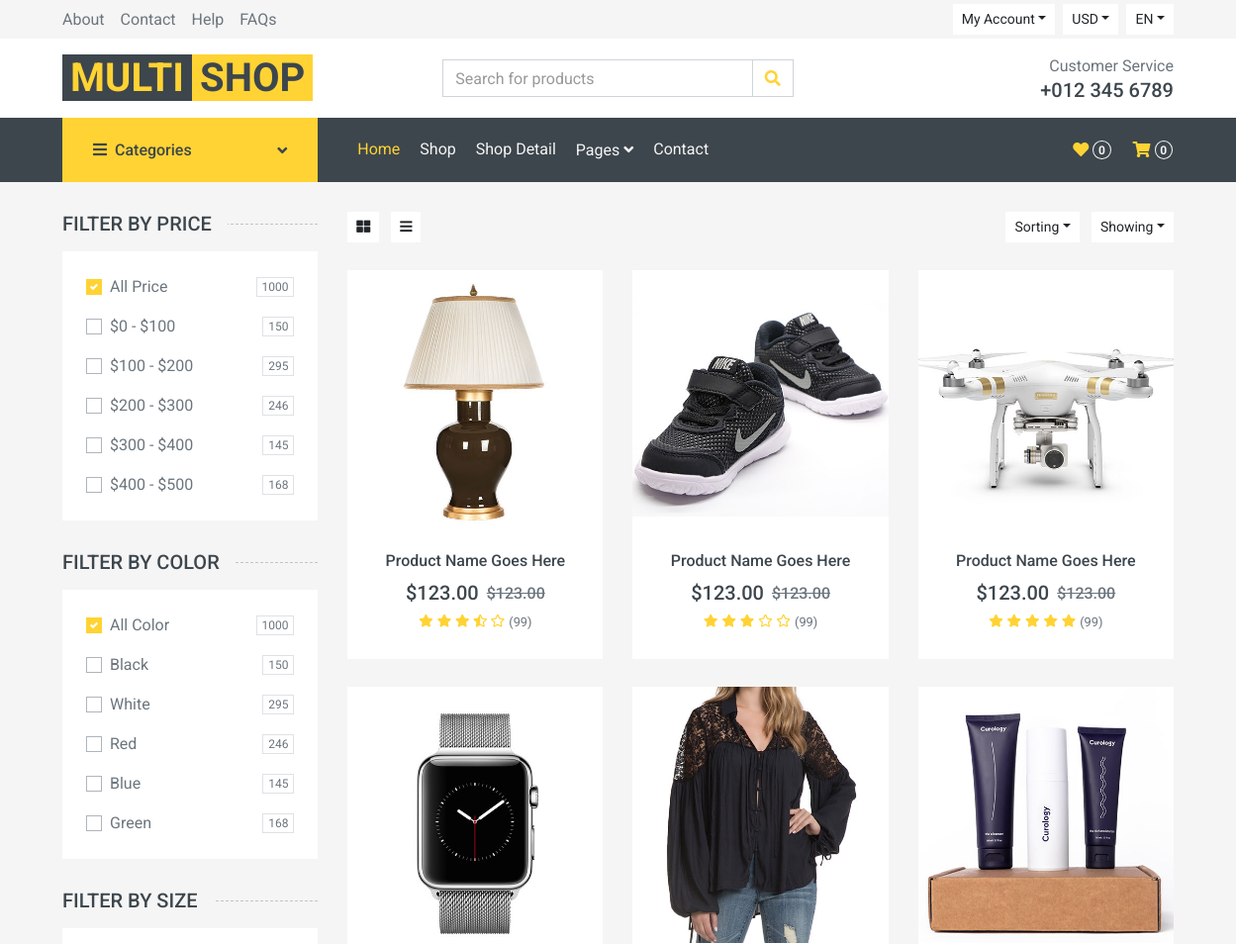
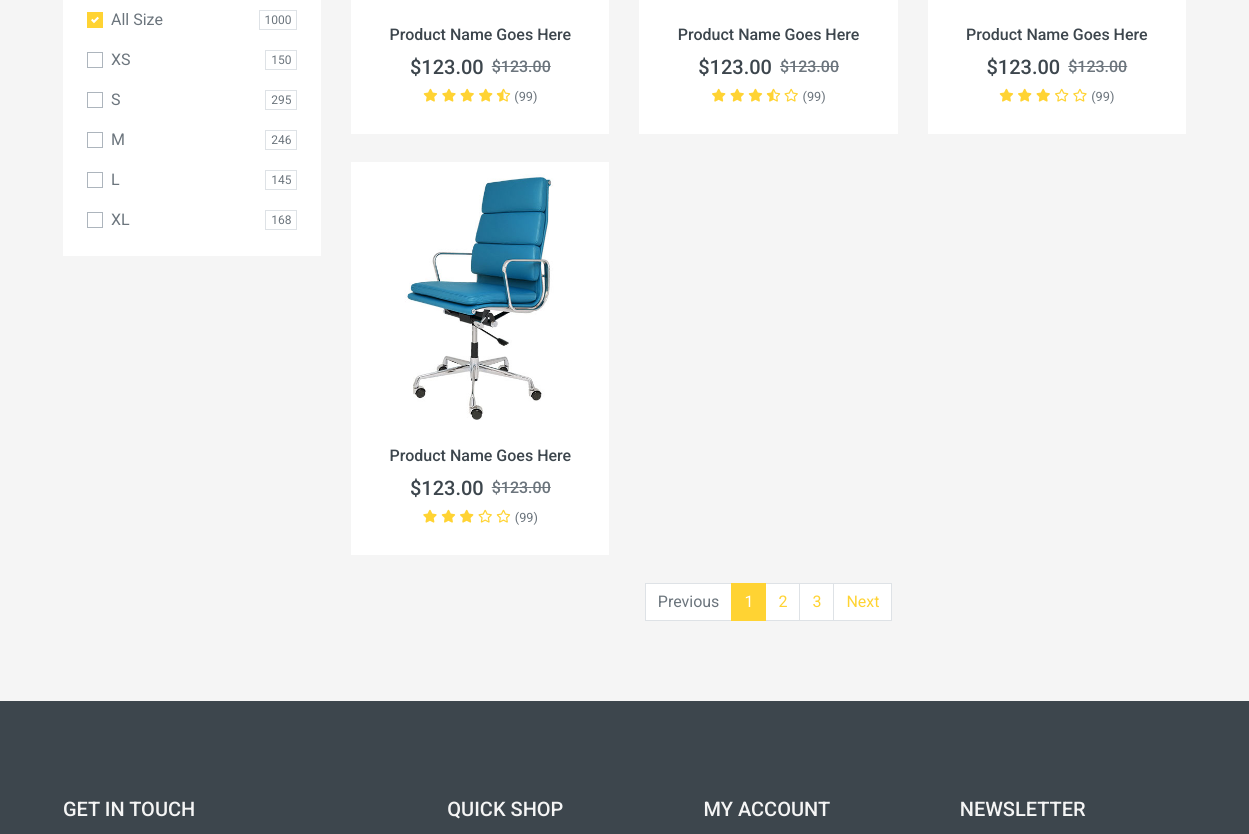
The app's page /shop/ (upper part), older data (2 pictures, top to bottom).
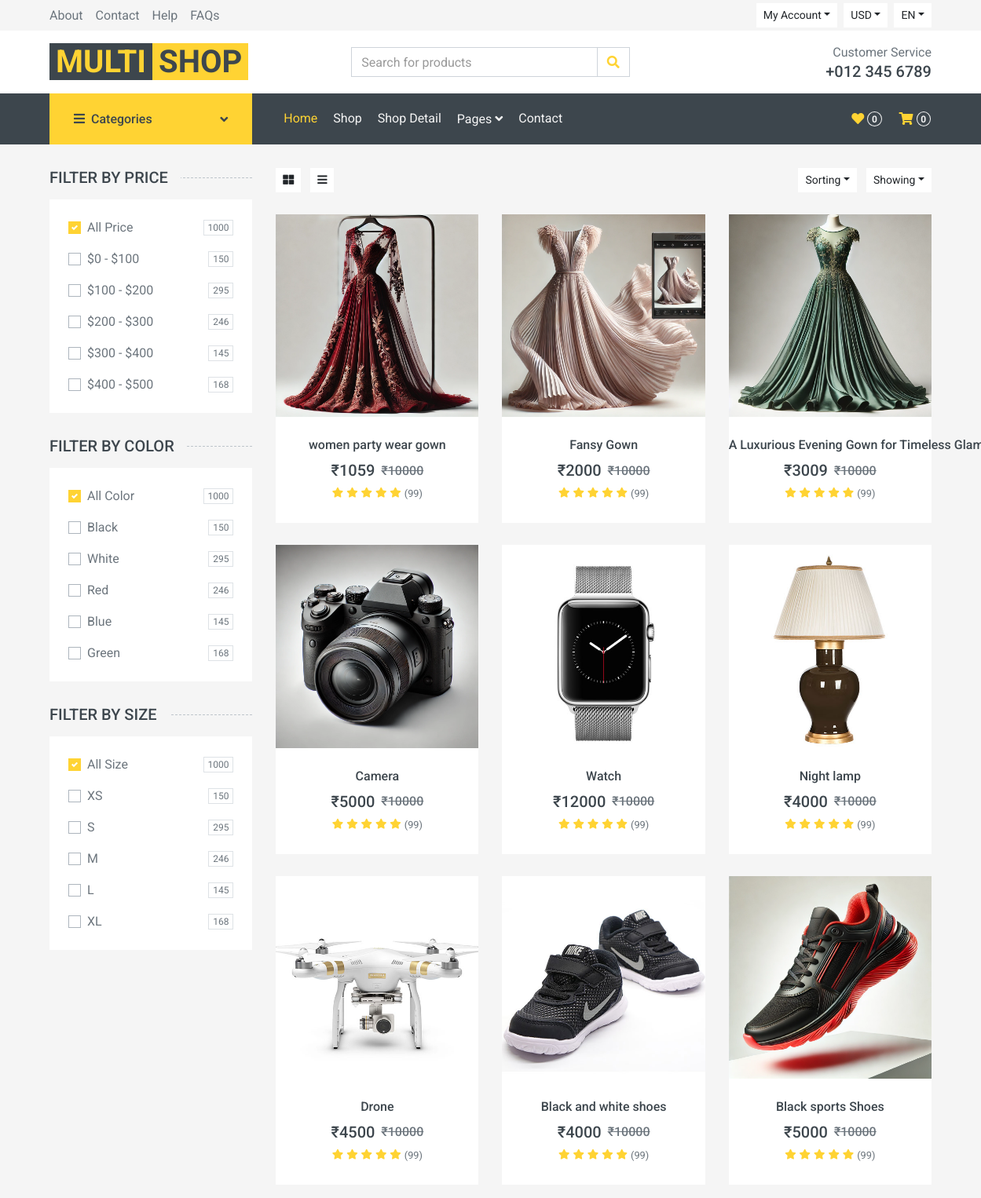
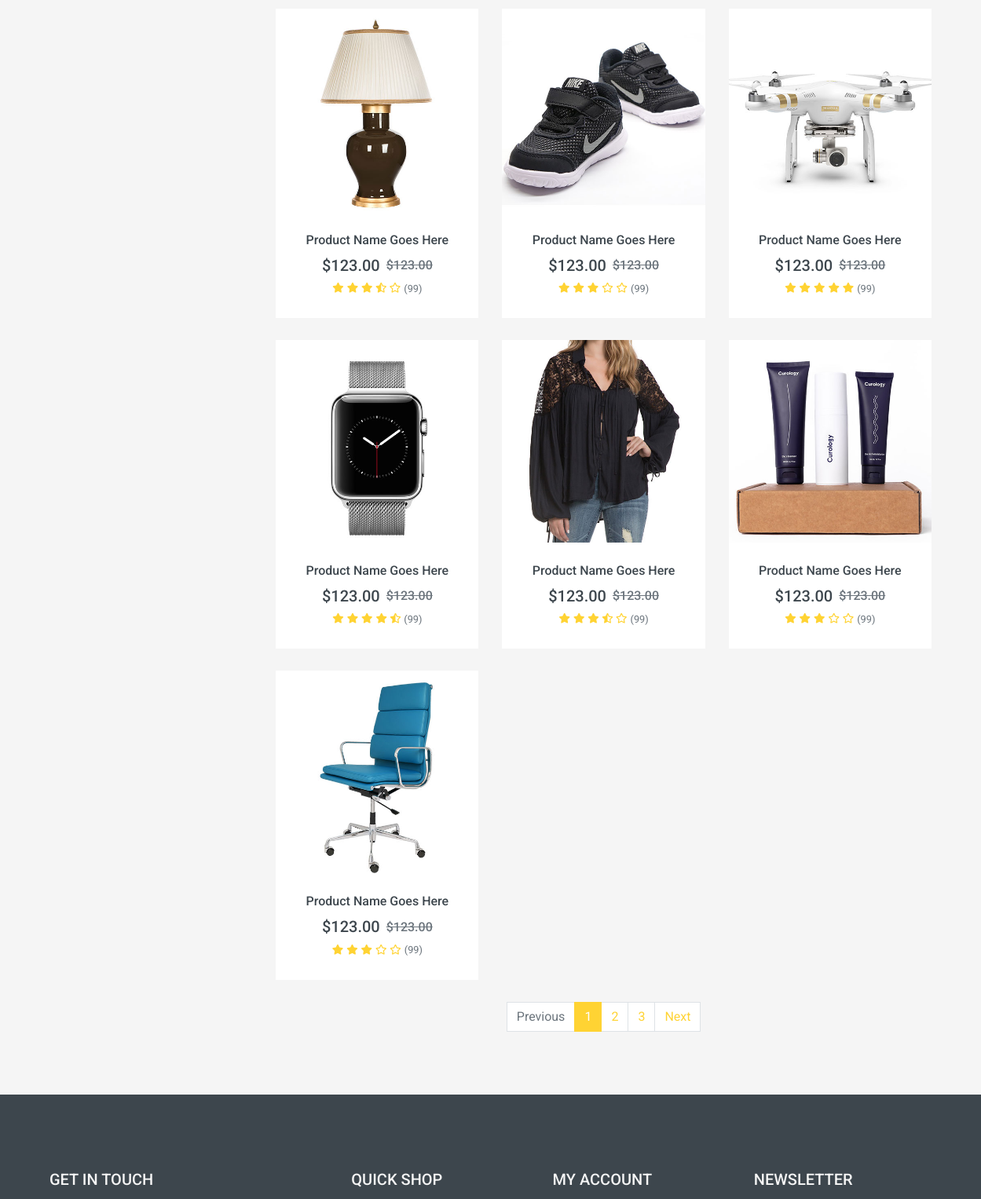
The same page, newer data (2 pictures, top to bottom).
### eapp/models.py (models this page shows, shortened)
class Product(models.Model):
    category = models.ForeignKey("Categories", on_delete=models.CASCADE)
    product_name = models.CharField(max_length=100)
    price = models.BigIntegerField(default=0)
    price_caption = models.CharField(max_length=10)
    rateing = models.FloatField(default=2)
    image = models.ImageField(upload_to='product_image',default=None,null=True,blank=True)
    deal_price = models.BigIntegerField(default=10000)

### eapp/views.py (the view)
# urls.py: path('shop/',shop),
def shop(request):
    product = Product.objects.all()
    return render(request,'eapp/shop.html',{'product':product})

### eapp/context_processors.py (called while the page is built)
def my_model_processor(request):
    data = Categories.objects.all()  # Assuming you want the first object
    return {'my_model_data': data}

### eapp/templates/eapp/shop.html (shortened to what the changed rows need)
{% extends "eapp/base.html" %}
{% load static %}
{% block content %}
    <div class="container-fluid">
        <div class="row px-xl-5">
            <div class="col-lg-9 col-md-8">
                <div class="row pb-3">
                    {% for i in product %}
                    <div class="col-lg-4 col-md-6 col-sm-6 pb-1">
                        <div class="product-item bg-light mb-4">
                            <div class="product-img position-relative overflow-hidden">
                                <img class="img-fluid w-100" src="/media/{{i.image}}" alt="">
                                <div class="product-action">
                                </div>
                            </div>
                            <div class="text-center py-4">
                                <a class="h6 text-decoration-none text-truncate" href="">{{i.product_name}}</a>
                                <div class="d-flex align-items-center justify-content-center mt-2">
                                    <h5>{{i.price_caption}}{{i.price}}</h5><h6 class="text-muted ml-2"><del>{{i.price_caption}}{{i.deal_price}}</del></h6>
                                </div>
                                <div class="d-flex align-items-center justify-content-center mb-1">
                                    <small class="fa fa-star text-primary mr-1"></small>
                                    <small class="fa fa-star text-primary mr-1"></small>
                                    <small class="fa fa-star text-primary mr-1"></small>
                                    <small class="fa fa-star text-primary mr-1"></small>
                                    <small class="fa fa-star text-primary mr-1"></small>
                                    <small>(99)</small>
                                </div>
                            </div>
                        </div>
                    </div>
                    {% endfor %}
                </div>
            </div>
        </div>
    </div>
{% endblock %}

Row changes from the older to the newer data that the page shows:
added Product: image (picture), product_name "women party wear gown", price_caption "₹", price "1059", deal_price "10000"
added Product: image (picture), product_name "Fansy Gown", price_caption "₹", price "2000", deal_price "10000"
added Product: image (picture), product_name "A Luxurious Evening Gown for Timeless…", price_caption "₹", price "3009", deal_price "10000"
added Product: image (picture), product_name "Camera", price_caption "₹", price "5000", deal_price "10000"
added Product: image (picture), product_name "Watch", price_caption "₹", price "12000", deal_price "10000"
added Product: image (picture), product_name "Night lamp", price_caption "₹", price "4000", deal_price "10000"
added Product: image (picture), product_name "Drone", price_caption "₹", price "4500", deal_price "10000"
added Product: image (picture), product_name "Black and white shoes", price_caption "₹", price "4000", deal_price "10000"
added Product: image (picture), product_name "Black sports Shoes", price_caption "₹", price "5000", deal_price "10000"
